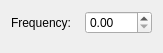
<?xml version="1.0" encoding="UTF-8"?>
<ui version="4.0">
 <class>SpheresOptions</class>
 <widget class="QWidget" name="SpheresOptions">
  <property name="geometry">
   <rect>
    <x>0</x>
    <y>0</y>
    <width>163</width>
    <height>53</height>
   </rect>
  </property>
  <property name="windowTitle">
   <string>Form</string>
  </property>
  <layout class="QGridLayout" name="gridLayout">
   <item row="0" column="0">
    <widget class="QLabel" name="label">
     <property name="text">
      <string>Frequency:</string>
     </property>
    </widget>
   </item>
   <item row="0" column="1">
    <widget class="QDoubleSpinBox" name="frequency"/>
   </item>
   <item row="1" column="0">
    <spacer name="verticalSpacer">
     <property name="orientation">
      <enum>Qt::Vertical</enum>
     </property>
     <property name="sizeHint" stdset="0">
      <size>
       <width>20</width>
       <height>40</height>
      </size>
     </property>
    </spacer>
   </item>
  </layout>
 </widget>
 <resources/>
 <connections/>
</ui>
